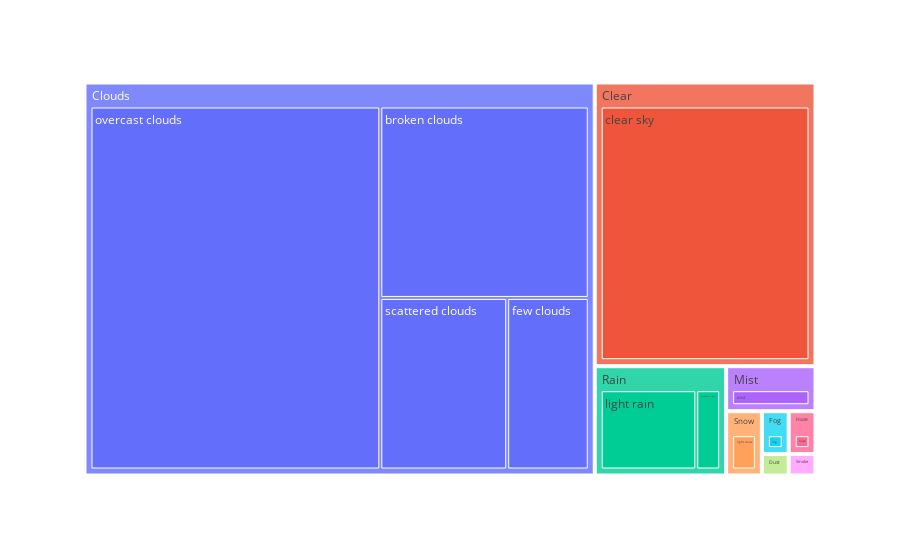

Notebook code cell kept with this figure:
### Markdown cell above
###### Weather categories and subcategories

### Code cell
df = weather
fig = px.treemap(df, path=['Weather', 'Description']) 
fig.show()

### Figure 1 — Plotly figure (JSON) as saved in the notebook; plotly's stock layout.template omitted (floating-point values rounded to 4 significant figures)
{"data": [{"branchvalues": "total", "domain": {"x": [0, 1], "y": [0, 1]}, "hovertemplate": "labels=%{label}<br>count=%{value}<br>parent=%{parent}<br>id=%{id}<extra></extra>", "ids": ["Clouds/broken clouds", "Clear/clear sky", "Dust/dust", "Clouds/few clouds", "Fog/fog", "Haze/haze", "Rain/light rain", "Snow/light snow", "Mist/mist", "Rain/moderate rain", "Clouds/overcast clouds", "Clouds/scattered clouds", "Smoke/smoke", "Clear", "Clouds", "Dust", "Fog", "Haze", "Mist", "Rain", "Smoke", "Snow"], "labels": ["broken clouds", "clear sky", "dust", "few clouds", "fog", "haze", "light rain", "light snow", "mist", "moderate rain", "overcast clouds", "scattered clouds", "smoke", "Clear", "Clouds", "Dust", "Fog", "Haze", "Mist", "Rain", "Smoke", "Snow"], "name": "", "parents": ["Clouds", "Clear", "Dust", "Clouds", "Fog", "Haze", "Rain", "Snow", "Mist", "Rain", "Clouds", "Clouds", "Smoke", "", "", "", "", "", "", "", "", ""], "type": "treemap", "values": [77, 109, 1, 27, 2, 2, 20, 4, 7, 5, 203, 42, 1, 109, 349, 1, 2, 2, 7, 25, 1, 4]}], "layout": {"legend": {"tracegroupgap": 0}, "margin": {"t": 60}}}
